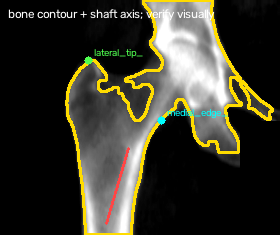
#> input picture hip-overlay-check.png, 280 x 235 px
$ python -i hip_geometry.py   (imports and definitions only)
#> lines starting #> are read from the running program, lines starting #| are printed output that depends on the picture; after the words box and inside, x2 and y2 are one past the last pixel; in counts of white or black regions, pixels touching at a corner belong together
"""Research-only hip silhouette and landmark *candidates* for DXA images.

No returned point is a verified anatomical landmark. The method deliberately
abstains where the connected pelvis/femur silhouette cannot be separated.
Input coordinates and outputs always refer to the original DICOM pixel grid.
"""

from __future__ import annotations

import math

import cv2
import numpy as np


def _runs(row: np.ndarray) -> list[tuple[int, int]]:
    padded = np.pad(row.astype(np.int8), (1, 1))
    changes = np.diff(padded)
    starts = np.flatnonzero(changes == 1)
    ends = np.flatnonzero(changes == -1)
    return [(int(a), int(b)) for a, b in zip(starts, ends)]


def _largest_usable_component(binary: np.ndarray) -> np.ndarray:
    n, labels, stats, _ = cv2.connectedComponentsWithStats(binary, 8)
    h, w = binary.shape
    candidates = [i for i in range(1, n)
                  if stats[i, cv2.CC_STAT_AREA] >= 0.003 * h * w]
    if not candidates:
        return np.zeros_like(binary)
    # The central hip complex is usually the largest component. This is not
    # semantic femur segmentation: the pelvis can belong to the same component.
    index = max(candidates, key=lambda i: stats[i, cv2.CC_STAT_AREA])
    return np.uint8(labels == index) * 255


def _shaft_rows(mask: np.ndarray) -> list[tuple[int, float, int, int]]:
    h, w = mask.shape
    rows = []
    previous_center = None
    for y in range(int(0.94 * h), int(0.62 * h), -1):
        intervals = [(a, b) for a, b in _runs(mask[y] > 0)
                     if b - a >= max(5, int(0.04 * w))]
        if not intervals:
            continue
        if previous_center is None:
            # The shaft is expected to dominate near the lower image border.
            a, b = max(intervals, key=lambda pair: pair[1] - pair[0])
        else:
            a, b = min(intervals, key=lambda pair:
                       abs((pair[0] + pair[1]) / 2 - previous_center)
                       - 0.05 * (pair[1] - pair[0]))
        center = (a + b - 1) / 2
        rows.append((y, center, a, b))
        previous_center = center
    return rows


def _extreme_point(mask: np.ndarray, x_min: int, x_max: int,
                   y_min: int, y_max: int, *, top: bool, lateral: str) -> list[int] | None:
    h, w = mask.shape
    x_min, x_max = max(0, x_min), min(w, x_max)
    y_min, y_max = max(0, y_min), min(h, y_max)
    if x_min >= x_max or y_min >= y_max:
        return None
    patch = mask[y_min:y_max, x_min:x_max] > 0
    ys, xs = np.where(patch)
    if len(xs) < 8:
        return None
    ys = ys + y_min
    xs = xs + x_min
    target_y = int(ys.min() if top else ys.max())
    band = np.abs(ys - target_y) <= 2
    target_x = int(xs[band].min() if lateral == "left" else xs[band].max())
    return [target_x, target_y]


def propose_hip_geometry(gray: np.ndarray) -> dict:
    """Return silhouette, tentative geometry, and abstention diagnostics.

    The `bone_complex_mask` may contain both femur and pelvis. Candidate point
    names are hypotheses for visual review, not validated anatomical labels.
    """
    image = np.asarray(gray)
    if image.ndim != 2 or image.dtype != np.uint8:
        raise ValueError("Expected a native-resolution uint8 grayscale image")
    h, w = image.shape
    if h < 80 or w < 80:
        raise ValueError("Image is too small for this prototype")
    blur = cv2.GaussianBlur(image, (5, 5), 0)
    enhanced = cv2.createCLAHE(clipLimit=2.0, tileGridSize=(8, 8)).apply(blur)
    threshold, binary = cv2.threshold(
        enhanced, 0, 255, cv2.THRESH_BINARY + cv2.THRESH_OTSU)
    binary = cv2.morphologyEx(binary, cv2.MORPH_OPEN, np.ones((3, 3), np.uint8))
    binary = cv2.morphologyEx(binary, cv2.MORPH_CLOSE, np.ones((5, 5), np.uint8))
    complex_mask = _largest_usable_component(binary)
    contours, _ = cv2.findContours(complex_mask, cv2.RETR_EXTERNAL,
                                    cv2.CHAIN_APPROX_SIMPLE)
    contour = max(contours, key=cv2.contourArea) if contours else None
    rows = _shaft_rows(complex_mask)
    warnings = ["bone_complex_is_not_semantic_femur_mask"]
    candidates = {
        "lateral_tip_unverified": None,
        "medial_edge_extreme_unidentified": None,
        "femoral_head_center": None,
        "lesser_trochanter": None,
        "ischial_bone": None,
    }
    features = {
        "bone_complex_fraction": float(np.count_nonzero(complex_mask) / (h * w)),
        "otsu_threshold": float(threshold),
        "shaft_width_fraction": math.nan,
        "shaft_tilt_deg": math.nan,
        "medial_prominence_ratio": math.nan,
        "lateral_prominence_ratio": math.nan,
        "top_margin_fraction": math.nan,
        "bottom_margin_fraction": math.nan,
    }
    if features["bone_complex_fraction"] > 0.70:
        warnings.append("silhouette_covers_most_image")
        return {"bone_complex_mask": complex_mask, "contour": contour,
                "shaft_axis": None, "shaft_side_on_image": None,
                "candidates": candidates, "features": features,
                "warnings": warnings}
    if contour is not None:
        x, y, cw, ch = cv2.boundingRect(contour)
        features["top_margin_fraction"] = float(y / h)
        features["bottom_margin_fraction"] = float((h - y - ch) / h)
    if len(rows) < max(8, int(0.07 * h)):
        warnings.append("shaft_not_found")
        return {"bone_complex_mask": complex_mask, "contour": contour,
                "shaft_axis": None, "shaft_side_on_image": None,
                "candidates": candidates, "features": features,
                "warnings": warnings}

    sample = np.asarray(rows, dtype=np.float64)
    y_values = sample[:, 0]
    x_centers = sample[:, 1]
    slope, intercept = np.polyfit(y_values, x_centers, 1)
    shaft_width = float(np.median(sample[:, 3] - sample[:, 2]))
    if shaft_width > 0.45 * w:
        warnings.append("shaft_width_unreliable")
        return {"bone_complex_mask": complex_mask, "contour": contour,
                "shaft_axis": None, "shaft_side_on_image": None,
                "candidates": candidates, "features": features,
                "warnings": warnings}
    shaft_center = float(slope * 0.78 * h + intercept)
    side = "left" if shaft_center < w / 2 else "right"
    medial_sign = 1 if side == "left" else -1
    lateral_sign = -medial_sign
    axis_top_y, axis_bottom_y = int(0.63 * h), int(0.95 * h)
    axis = [[int(round(slope * axis_top_y + intercept)), axis_top_y],
            [int(round(slope * axis_bottom_y + intercept)), axis_bottom_y]]
    features["shaft_width_fraction"] = float(shaft_width / w)
    features["shaft_tilt_deg"] = float(math.degrees(math.atan(slope)))

    # Tentative greater-trochanter tip: earliest lateral silhouette in the
    # upper-middle band, excluding the medial pelvic mass by shaft-side prior.
    center_upper = slope * 0.34 * h + intercept
    if side == "left":
        xlo, xhi = int(center_upper - 2.2 * shaft_width), int(center_upper - 0.2 * shaft_width)
    else:
        xlo, xhi = int(center_upper + 0.2 * shaft_width), int(center_upper + 2.2 * shaft_width)
    candidates["lateral_tip_unverified"] = _extreme_point(
        complex_mask, xlo, xhi, int(0.10 * h), int(0.62 * h),
        top=True, lateral=side)

    # Medial prominence is only a *shape feature*: it may include the neck,
    # lesser trochanter, pelvis, or their projection overlap.
    medial_offsets, lateral_offsets = [], []
    medial_points = []
    for y in range(int(0.48 * h), int(0.73 * h)):
        expected = slope * y + intercept
        intervals = [(a, b) for a, b in _runs(complex_mask[y] > 0)
                     if b - a >= max(4, int(0.02 * w))]
        if not intervals:
            continue
        a, b = min(intervals, key=lambda pair:
                   abs((pair[0] + pair[1]) / 2 - expected))
        medial_x = b - 1 if medial_sign == 1 else a
        lateral_x = a if medial_sign == 1 else b - 1
        medial_offsets.append((medial_sign * (medial_x - expected), y, medial_x))
        lateral_offsets.append(lateral_sign * (lateral_x - expected))
        medial_points.append((y, medial_x))
    if medial_offsets:
        peak = max(medial_offsets, key=lambda item: item[0])
        features["medial_prominence_ratio"] = float(peak[0] / max(shaft_width, 1))
        candidates["medial_edge_extreme_unidentified"] = [int(peak[2]), int(peak[1])]
        # Do not call this the lesser trochanter: the same extreme can be the
        # femoral neck or overlapping pelvis. The point remains unavailable.
        warnings.append("lesser_trochanter_not_localized")
        features["lateral_prominence_ratio"] = float(
            max(lateral_offsets) / max(shaft_width, 1))

    # The head/ischium are not inferred from this connected silhouette. A
    # generic circle/edge maximum would give unjustified anatomical names.
    warnings.extend(["femoral_head_not_localized", "ischial_bone_not_localized"])
    if candidates["lateral_tip_unverified"] is None:
        warnings.append("lateral_tip_not_localized")
    return {"bone_complex_mask": complex_mask, "contour": contour,
            "shaft_axis": axis, "shaft_side_on_image": side,
            "candidates": candidates, "features": features,
            "warnings": warnings}

>>> import cv2
>>> picture = cv2.imread('../hip-overlay-check.png', cv2.IMREAD_GRAYSCALE)
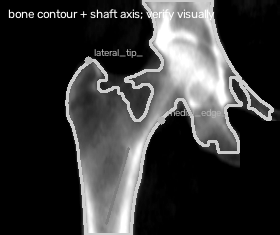
#> picture: shape (235, 280); min 0, max 255, mean 54.2
>>> result = propose_hip_geometry(picture)
#> in propose_hip_geometry, `blur = cv2.GaussianBlur(image, (5, 5), 0)`:
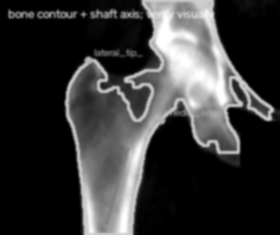
#> blur: shape (235, 280); min 0, max 255, mean 54.1
#> in propose_hip_geometry, `enhanced = cv2.createCLAHE(clipLimit=2.0, tileGridSize=(8, 8)).apply(b..`:
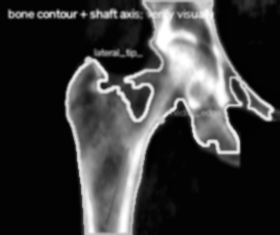
#> enhanced: shape (235, 280); min 2, max 255, mean 56.6
#> in propose_hip_geometry, `threshold, binary = cv2.threshold( enhanced, 0, 255, cv2.THRESH_BINARY..`:
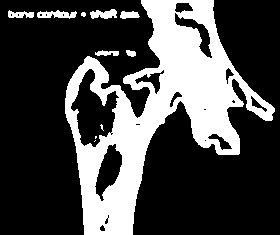
#> binary: shape (235, 280); 28.4% white; 11 white regions (3 under 20 px), largest, box (x1, y1, x2, y2) and area: (65, 0, 275, 235) 17816, (37, 10, 77, 19) 219, (90, 9, 117, 19) 185
#> in propose_hip_geometry, `threshold, binary = cv2.threshold( enhanced, 0, 255, cv2.THRESH_BINARY..`: threshold = 89
#> in propose_hip_geometry, `binary = cv2.morphologyEx(binary, cv2.MORPH_OPEN, np.ones((3, 3), np.u..`: binary: shape (235, 280); 28.2% white; 16 white regions (2 under 20 px), largest, box (x1, y1, x2, y2) and area: (65, 0, 275, 235) 17783, (90, 9, 117, 19) 175, (120, 11, 139, 19) 116
#> in propose_hip_geometry, `binary = cv2.morphologyEx(binary, cv2.MORPH_CLOSE, np.ones((5, 5), np...`: binary: shape (235, 280); 29.1% white; 4 white regions, box (x1, y1, x2, y2) and area: (65, 0, 275, 235) 18371, (8, 11, 76, 18) 362, (81, 9, 139, 19) 344, (126, 50, 136, 57) 52
#> in _largest_usable_component, `n, labels, stats, _ = cv2.connectedComponentsWithStats(binary, 8)`:
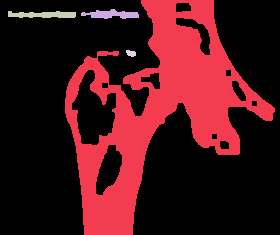
#> labels: shape (235, 280) int32; 5 distinct labels, from 0 to 4; one colour per label, 0 black
#> in _largest_usable_component, `n, labels, stats, _ = cv2.connectedComponentsWithStats(binary, 8)`: n = 5; stats = [[0, 0, 280, 235, 46671], [65, 0, 210, 235, 18371], [81, 9, 58, 10, 344], [8, 11, 68, 7, 362], [126, 50, 10, 7, 52]]
#> in _largest_usable_component, `candidates = [i for i in range(1, n) if stats[i, cv2.CC_STAT_AREA] >= ..`: candidates = [1, 2, 3]
#> in _largest_usable_component, `index = max(candidates, key=lambda i: stats[i, cv2.CC_STAT_AREA])`: index = 1
#> in _largest_usable_component, `return np.uint8(labels == index) * 255`:
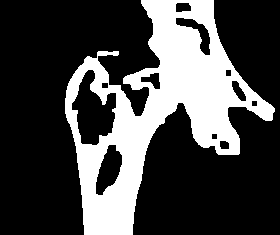
#> returned value: shape (235, 280); 27.9% white; 1 white region
#> in propose_hip_geometry, `contours, _ = cv2.findContours(complex_mask, cv2.RETR_EXTERNAL, cv2.CH..`: contours = 1 contour; box (x1, y1, x2, y2) and area: (65, 0, 275, 235) 21582
#> in propose_hip_geometry, `contour = max(contours, key=cv2.contourArea) if contours else None`: contour = contour of 389 points, box (x1, y1, x2, y2) (65, 0, 275, 235), area 21582
#> the loop in _shaft_rows, `for y in range(int(0.94 * h), int(0.62 * h), -1):` made 75 passes
#> (intervals, a, b, center, previous_center) on passes 27 to 36: ([(81, 98), (103, 137)], 103, 137, 119.5, 119.5), ([(81, 96), (103, 138)], 103, 138, 120, 120), ([(81, 96), (103, 138)], 103, 138, 120, 120), ([(81, 96), (104, 138)], 104, 138, 120.5, 120.5), ([(81, 96), (105, 138)], 105, 138, 121, 121), ([(81, 96), (105, 139)], 105, 139, 121.5, 121.5), ([(81, 96), (106, 139)], 106, 139, 122, 122), ([(81, 96), (107, 139)], 107, 139, 122.5, 122.5), ([(81, 96), (108, 140)], 108, 140, 123.5, 123.5), ([(81, 96), (111, 140)], 111, 140, 125, 125)
#> (a, b, center, previous_center) on passes 1 to 6: (83, 134, 108, 108), (83, 134, 108, 108), (83, 134, 108, 108), (83, 134, 108, 108), (83, 134, 108, 108), (83, 134, 108, 108)
#> after the loop in _shaft_rows, `for y in range(int(0.94 * h), int(0.62 * h), -1):`: rows = 75 items, first 6: (220, 108, 83, 134), (219, 108, 83, 134), (218, 108, 83, 134), (217, 108, 83, 134), (216, 108, 83, 134), (215, 108, 83, 134)
#> in propose_hip_geometry, `features = { "bone_complex_fraction": float(np.count_nonzero(complex_m..`: features = {'bone_complex_fraction': 0.279, 'otsu_threshold': 89, 'shaft_width_fraction': nan, 'shaft_tilt_deg': nan, 'medial_prominence_ratio': nan, 'lateral_prominence_ratio': nan, 'top_margin_fraction': nan, 'bottom_margin_fraction': nan}
#> in propose_hip_geometry, `x, y, cw, ch = cv2.boundingRect(contour)`: x = 65; y = 0; cw = 210; ch = 235
#> in propose_hip_geometry, `sample = np.asarray(rows, dtype=np.float64)`: sample = 75 rows, first 6: [220, 108, 83, 134], [219, 108, 83, 134], [218, 108, 83, 134], [217, 108, 83, 134], [216, 108, 83, 134], [215, 108, 83, 134]
#> in propose_hip_geometry, `y_values = sample[:, 0]`: y_values = 75 values, max 220 at index 0, min 146 at index 74, mean 183
#> in propose_hip_geometry, `x_centers = sample[:, 1]`: x_centers = 75 values, max 133 at index 60, min 108 at index 0, mean 121.8
#> in propose_hip_geometry, `slope, intercept = np.polyfit(y_values, x_centers, 1)`: slope = -0.447; intercept = 203.7
#> in propose_hip_geometry, `shaft_width = float(np.median(sample[:, 3] - sample[:, 2]))`: shaft_width = 31
#> in propose_hip_geometry, `shaft_center = float(slope * 0.78 * h + intercept)`: shaft_center = 121.7
#> in propose_hip_geometry, `side = "left" if shaft_center < w / 2 else "right"`: side = 'left'
#> in propose_hip_geometry, `medial_sign = 1 if side == "left" else -1`: medial_sign = 1
#> in propose_hip_geometry, `lateral_sign = -medial_sign`: lateral_sign = -1
#> in propose_hip_geometry, `axis = [[int(round(slope * axis_top_y + intercept)), axis_top_y], [int..`: axis = [[138, 148], [104, 223]]
#> in propose_hip_geometry, `center_upper = slope * 0.34 * h + intercept`: center_upper = 168
#> in propose_hip_geometry, `xlo, xhi = int(center_upper - 2.2 * shaft_width), int(center_upper - 0..`: xlo = 99; xhi = 161
#> in _extreme_point, `x_min, x_max = max(0, x_min), min(w, x_max)`: x_min = 99; x_max = 161
#> in _extreme_point, `patch = mask[y_min:y_max, x_min:x_max] > 0`:
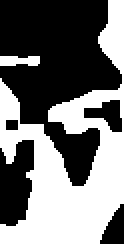
#> patch: shape (122, 62) bool (shown 2 times larger); 45.4% white; 2 white regions, box (x1, y1, x2, y2) and area: (0, 0, 62, 122) 3344, (0, 28, 20, 33) 88
#> in _extreme_point, `ys, xs = np.where(patch)`: ys = 3432 values from 0 to 121; xs = 3432 values, max 61 at index 7, min 0 at index 276, mean 34.11
#> in _extreme_point, `ys = ys + y_min`: ys = 3432 values from 23 to 144
#> in _extreme_point, `xs = xs + x_min`: xs = 3432 values, max 160 at index 7, min 99 at index 276, mean 133.1
#> in _extreme_point, `target_y = int(ys.min() if top else ys.max())`: target_y = 23
#> in _extreme_point, `target_x = int(xs[band].min() if lateral == "left" else xs[band].max())`: target_x = 153
#> the loop in propose_hip_geometry, `for y in range(int(0.48 * h), int(0.73 * h)):` made 59 passes
#> (expected, intervals, a, b, medial_x, lateral_x) on passes 1 to 5: (153.6, [(65, 78), (114, 134), (143, 173), (187, 228), (254, 274)], 143, 173, 172, 143), (153.2, [(65, 78), (115, 134), (142, 172), (187, 228), (255, 273)], 142, 172, 171, 142), (152.7, [(66, 77), (115, 135), (142, 170), (188, 228), (256, 273)], 142, 170, 169, 142), (152.3, [(66, 77), (115, 135), (141, 168), (189, 228), (258, 273)], 141, 168, 167, 141), (151.8, [(66, 77), (115, 167), (189, 228), (259, 273)], 115, 167, 166, 115)
#> (expected, intervals, a, b) on pass 26: (142.4, [(73, 81), (99, 152), (193, 212), (217, 239)], 99, 152)

$ run again, on spine-overlay-check.png
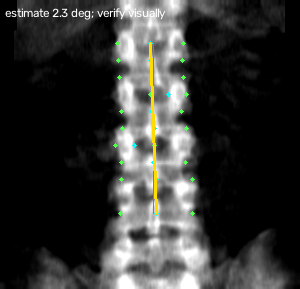
#> input picture spine-overlay-check.png, 300 x 289 px
#> in propose_hip_geometry, `threshold, binary = cv2.threshold( enhanced, 0, 255, cv2.THRESH_BINARY..`:
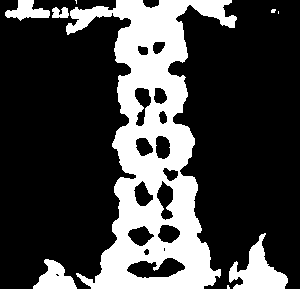
#> binary: shape (289, 300); 26.3% white; 9 white regions (4 under 20 px), largest, box (x1, y1, x2, y2) and area: (66, 0, 237, 289) 19843, (229, 233, 288, 289) 1504, (33, 259, 77, 289) 750, (5, 0, 50, 21) 519, (52, 7, 69, 18) 145
#> threshold = 91
#> labels: shape (289, 300) int32; 5 distinct labels, from 0 to 4
#> n = 5; stats = [[0, 0, 300, 289, 63542], [5, 0, 232, 289, 20861], [271, 9, 4, 4, 15], [227, 234, 61, 55, 1523], [33, 259, 44, 30, 759]]
#> candidates = [1, 3, 4]
#> index = 1
#> contours = 1 contour; box (x1, y1, x2, y2) and area: (5, 0, 237, 289) 23410
#> contour = contour of 435 points, box (x1, y1, x2, y2) (5, 0, 237, 289), area 23410
#> the loop in _shaft_rows, `for y in range(int(0.94 * h), int(0.62 * h), -1):` made 92 passes
#> (intervals, a, b, center, previous_center) on passes 1 to 4: ([(101, 128), (178, 221)], 178, 221, 199, 199), ([(101, 128), (181, 221)], 181, 221, 200.5, 200.5), ([(101, 128), (184, 212)], 184, 212, 197.5, 197.5), ([(101, 128), (184, 211)], 184, 211, 197, 197)
#> after the loop in _shaft_rows, `for y in range(int(0.94 * h), int(0.62 * h), -1):`: rows = 92 items, first 6: (271, 199, 178, 221), (270, 200.5, 181, 221), (269, 197.5, 184, 212), (268, 197, 184, 211), (267, 196.5, 184, 210), (266, 196.5, 184, 210)
#> features = {'bone_complex_fraction': 0.241, 'otsu_threshold': 91, 'shaft_width_fraction': nan, 'shaft_tilt_deg': nan, 'medial_prominence_ratio': nan, 'lateral_prominence_ratio': nan, 'top_margin_fraction': nan, 'bottom_margin_fraction': nan}
#> x = 5; y = 0; cw = 232; ch = 289
#> sample = 92 rows, first 6: [271, 199, 178, 221], [270, 200.5, 181, 221], [269, 197.5, 184, 212], [268, 197, 184, 211], [267, 196.5, 184, 210], [266, 196.5, 184, 210]
#> y_values = 92 values, max 271 at index 0, min 180 at index 91, mean 225.5
#> x_centers = 92 values, max 200.5 at index 1, min 124 at index 79, mean 160.4
#> slope = 0.756; intercept = -10.05
#> shaft_width = 29
#> shaft_center = 160.4
#> side = 'right'
#> medial_sign = -1
#> lateral_sign = 1
#> axis = [[128, 182], [197, 274]]
#> center_upper = 64.23
#> xlo = 70; xhi = 128
#> x_min = 70; x_max = 128
#> in _extreme_point, `patch = mask[y_min:y_max, x_min:x_max] > 0`:
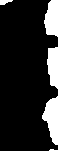
#> patch: shape (151, 58) bool; 15.2% white; 5 white regions (1 under 20 px), largest, box (x1, y1, x2, y2) and area: (42, 96, 58, 145) 488, (44, 0, 58, 37) 412, (47, 47, 58, 89) 371, (0, 0, 13, 5) 44
#> in _extreme_point, `ys, xs = np.where(patch)`: ys = 1328 values from 0 to 150; xs = 1328 values, max 57 at index 19, min 0 at index 0, mean 50.44
#> in _extreme_point, `ys = ys + y_min`: ys = 1328 values from 28 to 178
#> in _extreme_point, `xs = xs + x_min`: xs = 1328 values, max 127 at index 19, min 70 at index 0, mean 120.4
#> target_y = 28
#> target_x = 127
#> the loop in propose_hip_geometry, `for y in range(int(0.48 * h), int(0.73 * h)):` made 72 passes
#> (expected, intervals, a, b, medial_x, lateral_x) on passes 1 to 4: (94.27, [(115, 139), (146, 156), (167, 195)], 115, 139, 115, 138), (95.03, [(114, 137), (147, 156), (168, 195)], 114, 137, 114, 136), (95.79, [(114, 136), (148, 156), (169, 195)], 114, 136, 114, 135), (96.54, [(113, 136), (148, 156), (169, 195)], 113, 136, 113, 135)
